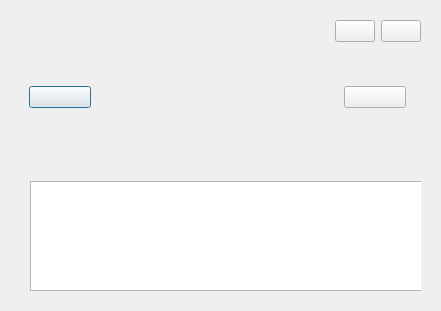
<?xml version="1.0" encoding="UTF-8"?>
<ui version="4.0">
 <class>SlideShowDlg</class>
 <widget class="QDialog" name="SlideShowDlg">
  <property name="geometry">
   <rect>
    <x>0</x>
    <y>0</y>
    <width>441</width>
    <height>311</height>
   </rect>
  </property>
  <property name="windowTitle">
   <string>Dialog</string>
  </property>
  <layout class="QVBoxLayout" name="verticalLayout" stretch="7,1">
   <item>
    <widget class="QWidget" name="slideShow" native="true">
     <property name="styleSheet">
      <string notr="true"/>
     </property>
     <layout class="QGridLayout" name="gridLayout">
      <item row="2" column="0">
       <widget class="QWidget" name="slideprewid" native="true">
        <property name="minimumSize">
         <size>
          <width>80</width>
          <height>0</height>
         </size>
        </property>
        <property name="maximumSize">
         <size>
          <width>80</width>
          <height>16777215</height>
         </size>
        </property>
        <layout class="QVBoxLayout" name="verticalLayout_2">
         <item>
          <widget class="PicButton" name="slidpreBtn">
           <property name="text">
            <string/>
           </property>
           <property name="iconSize">
            <size>
             <width>64</width>
             <height>64</height>
            </size>
           </property>
          </widget>
         </item>
        </layout>
       </widget>
      </item>
      <item row="2" column="2">
       <widget class="QWidget" name="slidenextwid" native="true">
        <property name="minimumSize">
         <size>
          <width>80</width>
          <height>0</height>
         </size>
        </property>
        <property name="maximumSize">
         <size>
          <width>80</width>
          <height>16777215</height>
         </size>
        </property>
        <layout class="QVBoxLayout" name="verticalLayout_3">
         <item>
          <widget class="PicButton" name="slidenextBtn">
           <property name="text">
            <string/>
           </property>
           <property name="iconSize">
            <size>
             <width>64</width>
             <height>64</height>
            </size>
           </property>
          </widget>
         </item>
        </layout>
       </widget>
      </item>
      <item row="2" column="1">
       <widget class="PicAnimationWid" name="picAnimation" native="true"/>
      </item>
      <item row="1" column="2">
       <layout class="QHBoxLayout" name="horizontalLayout_4">
        <item>
         <widget class="PicStateBtn" name="playBtn">
          <property name="text">
           <string/>
          </property>
         </widget>
        </item>
        <item>
         <widget class="PicButton" name="closeBtn">
          <property name="text">
           <string/>
          </property>
         </widget>
        </item>
       </layout>
      </item>
     </layout>
    </widget>
   </item>
   <item>
    <widget class="QWidget" name="preShow" native="true">
     <layout class="QHBoxLayout" name="horizontalLayout" stretch="0">
      <item>
       <widget class="QWidget" name="widget" native="true">
        <property name="minimumSize">
         <size>
          <width>0</width>
          <height>120</height>
         </size>
        </property>
        <property name="maximumSize">
         <size>
          <width>16777215</width>
          <height>120</height>
         </size>
        </property>
        <widget class="PreListWid" name="preListWidget">
         <property name="geometry">
          <rect>
           <x>10</x>
           <y>10</y>
           <width>16777215</width>
           <height>110</height>
          </rect>
         </property>
         <property name="minimumSize">
          <size>
           <width>0</width>
           <height>110</height>
          </size>
         </property>
         <property name="maximumSize">
          <size>
           <width>16777215</width>
           <height>110</height>
          </size>
         </property>
         <property name="flow">
          <enum>QListView::LeftToRight</enum>
         </property>
        </widget>
       </widget>
      </item>
     </layout>
    </widget>
   </item>
  </layout>
 </widget>
 <customwidgets>
  <customwidget>
   <class>PicButton</class>
   <extends>QPushButton</extends>
   <header>picbutton.h</header>
  </customwidget>
  <customwidget>
   <class>PicAnimationWid</class>
   <extends>QWidget</extends>
   <header>picanimationwid.h</header>
   <container>1</container>
  </customwidget>
  <customwidget>
   <class>PreListWid</class>
   <extends>QListWidget</extends>
   <header>prelistwid.h</header>
  </customwidget>
  <customwidget>
   <class>PicStateBtn</class>
   <extends>QPushButton</extends>
   <header>picstatebtn.h</header>
  </customwidget>
 </customwidgets>
 <resources/>
 <connections/>
</ui>
